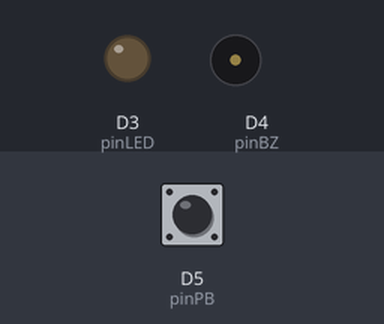
Bench run of a sketch on a simulated ESP8266 (NodeMCU). Shown: output pins drawn as LEDs (lit = HIGH), buzzer (waves = sounding). The inputs (shaded band) are chosen by the test bench; at power-on: D5 (pinPB) HIGH.

Above: at 1.2 s.
1.3 s: D5 (pinPB) pulled LOW for 1 s
At 1.45 s:
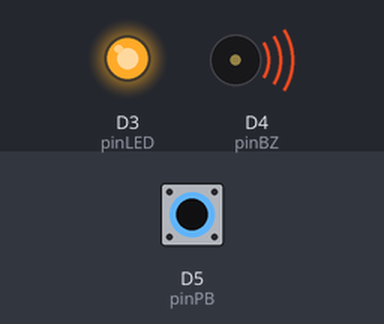
4.3 s: D5 (pinPB) pulled LOW for 3.2 s
At 7.8 s:
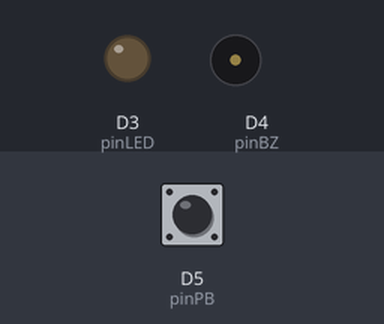
Timing chart, 0 to 9.3 s (numbered marks = the images above; inputs shaded):
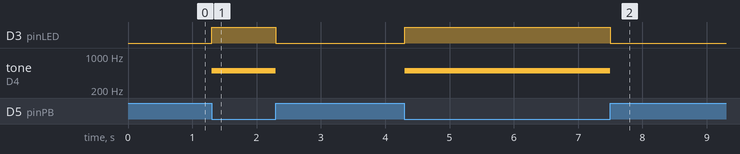

The sketch:

buzzer-pushbutton.ino
```cpp
const int pinPB = D5;
const int pinLED = D3;
const int pinBZ = D4;

void setup()
{

    pinMode(pinPB, INPUT_PULLUP);
    pinMode(pinLED, OUTPUT);
    pinMode(pinBZ, OUTPUT);
}
void loop()
{
    int statusTombol = digitalRead(pinPB);
    if (statusTombol == HIGH)
    {
        digitalWrite(pinLED, LOW);
    }
    else
    {
        digitalWrite(pinLED, HIGH);
        tone(pinBZ, 500);
        delay(50);
        noTone(pinBZ);
    }
}
```

Measured:
- after the input at 1.3 s, D3 (pinLED): LOW → HIGH at once, → LOW 1.0 s later; tone on D4 (pinBZ): silent → 500 Hz at once, → silent 1.0 s later
- after the input at 4.3 s, D3 (pinLED): LOW → HIGH at once, → LOW 3.2 s later; tone on D4 (pinBZ): silent → 500 Hz at once, → silent 3.2 s later
